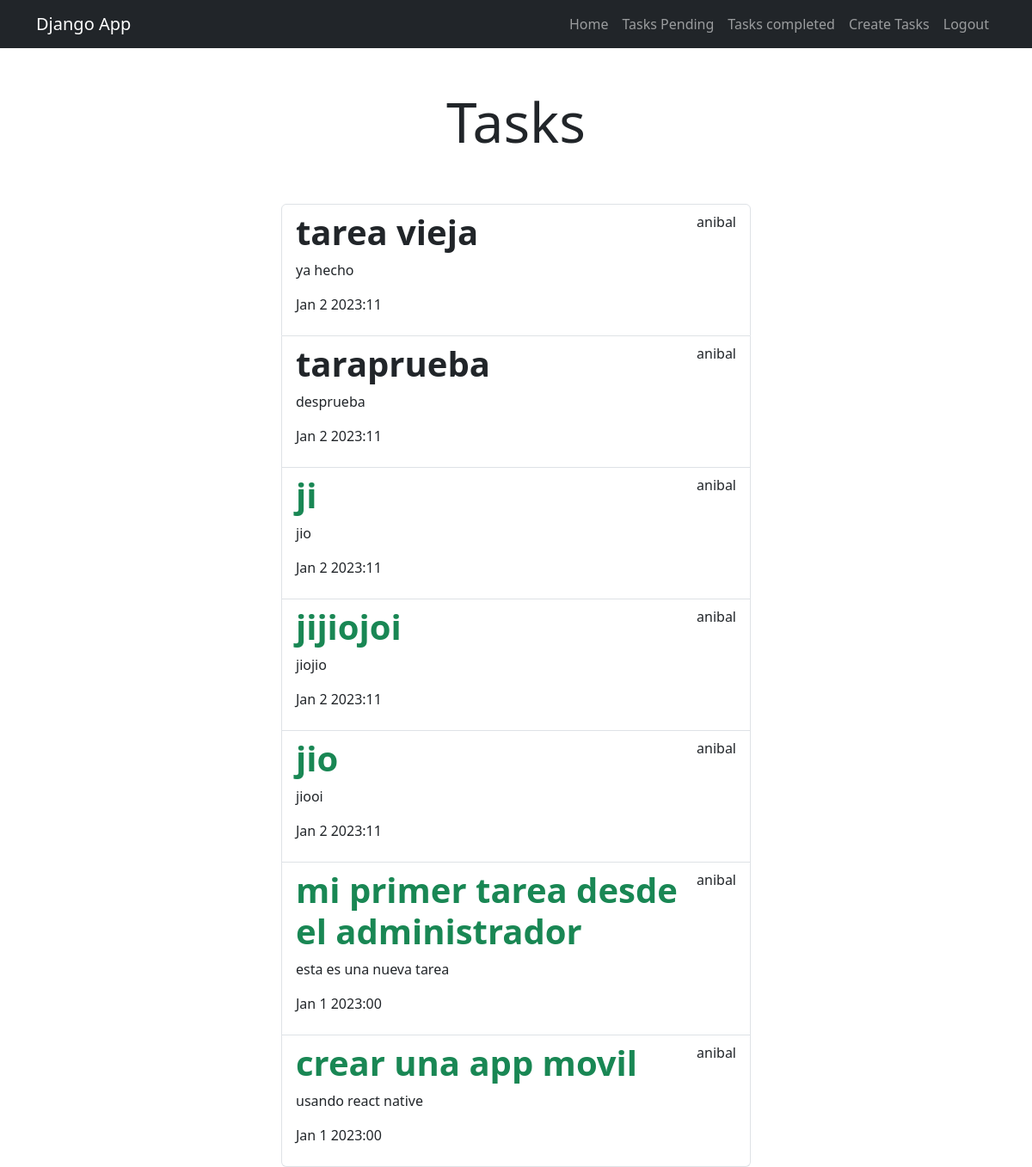
Before: /tasks_completed/ (signed in) with the older database file.
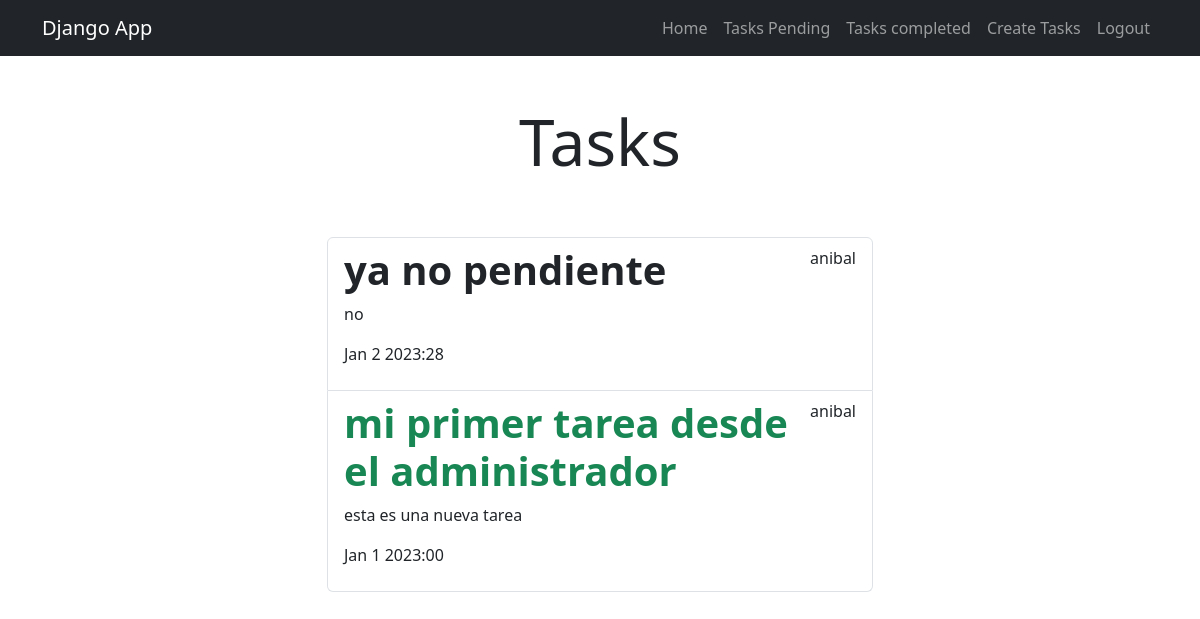
After: the same page with the newer database file.
### tasks/models.py (models this page shows, shortened)
class Task(models.Model):
    title = models.CharField(max_length=100)
    description = models.TextField(blank=True)
    created = models.DateTimeField(auto_now_add=True)
    datecompleted = models.DateTimeField(null=True, blank=True)
    important = models.BooleanField(default=False)
    user = models.ForeignKey(User, on_delete=models.CASCADE)

### tasks/views.py (the view)
# urls.py: path('tasks_completed/', views.tasks_completed, name='tasks_completed'),
@login_required
def tasks_completed(request):
    tasks = Task.objects.filter(user=request.user, datecompleted__isnull=False).order_by('-datecompleted')
    return render(request, 'tasks.html', {
        'tasks' : tasks
    })

### tasks/templates/tasks.html
{% extends 'base.html' %}
{% block content %}
<main class="container">
    <div class="row">
        <div class="col-md-6 offset-md-3">
            <h1 class="text-center display-3 py-5">Tasks</h1>
            <ul class="list-group">
                {% for task in tasks %}
                <a class="list-group-item" href="{% url 'task_detail' task.id %}">
                    <header class="d-flex justify-content-between">
                        {% if task.important %}
                        <h1 class="fw-bold text-success">{{task.title}}</h1>
                        {% else %}
                        <h1 class="fw-bold">{{task.title}}</h1>
                        {% endif %}
                        <p> {{task.user.username}} </p>
                    </header>
                    <p> {{task.description}} </p>
                    <p> {{task.datecompleted|date:'M j Y:i'}} </p>
                </a>
                {% endfor %}
            </ul>
        </div>
    </div>
</main>
{% endblock %}

### tasks/templates/base.html (shortened to what this page needs)
<!DOCTYPE html>
<html lang="en">
<head>
    <link href="https://cdn.jsdelivr.net/npm/bootstrap@5.3.0-alpha1/dist/css/bootstrap.min.css" rel="stylesheet"
>
</head>
<body>
    <nav class="navbar navbar-expand-lg bg-dark navbar-dark">
        <div class="container">
            <a class="navbar-brand" href="/">Django App</a>
            <div class="collapse navbar-collapse" id="navbarNav">
                <ul class="navbar-nav ms-auto">
                    <li class="nav-item">
                        <a class="nav-link" href="/">Home</a>
                    </li>
                    {% if user.is_authenticated %}
                    <li class="nav-item">
                        <a class="nav-link" href="{% url 'tasks' %}">Tasks Pending</a>
                    </li>
                    <li class="nav-item">
                        <a class="nav-link" href="{% url 'tasks_completed' %}">Tasks completed</a>
                    </li>
                    <li class="nav-item">
                        <a class="nav-link" href="/create_task/">Create Tasks</a>
                    </li>
                    <li class="nav-item">
                        <a class="nav-link" href="/logout">Logout</a>
                    </li>
                    {% endif %}
                </ul>
            </div>
        </div>
    </nav>
    {% block content %}
    {% endblock %}
</body>
</html>

Changed rows visible on the page:
removed Task: title "tarea vieja", user.username "anibal", description "ya hecho", datecompleted "Jan 2 2023:11"
removed Task: title "taraprueba", user.username "anibal", description "desprueba", datecompleted "Jan 2 2023:11"
removed Task: title "ji", user.username "anibal", description "jio", datecompleted "Jan 2 2023:11"
removed Task: title "jijiojoi", user.username "anibal", description "jiojio", datecompleted "Jan 2 2023:11"
removed Task: title "jio", user.username "anibal", description "jiooi", datecompleted "Jan 2 2023:11"
removed Task: title "crear una app movil", user.username "anibal", description "usando react native", datecompleted "Jan 1 2023:00"
added Task: title "ya no pendiente", user.username "anibal", description "no", datecompleted "Jan 2 2023:28"
